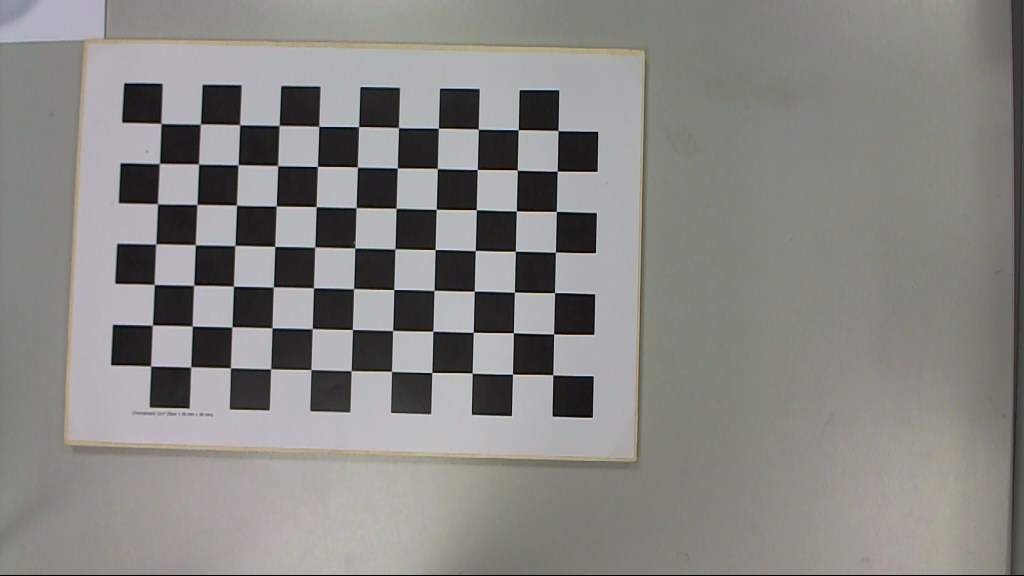
#> input picture images/left/Im_L_1.png, 1024 x 576 px, found by its file name
$ python check_chessboard_detection.py
#> lines starting #> are read from the running program, lines starting #| are printed output that depends on the picture
import cv2
import numpy as np

# Path to one of your calibration images
img_path = "images/left/Im_l_1.png"
pattern_size = (9, 6)  # inner corners

# Load image
img = cv2.imread(img_path)
#> img is the input picture: shape (576, 1024, 3); mean B, G, R 131.2, 134.2, 135.4
if img is None:
    raise FileNotFoundError(f"Image not found: {img_path}")

gray = cv2.cvtColor(img, cv2.COLOR_BGR2GRAY)
gray = cv2.equalizeHist(gray)  # enhance contrast
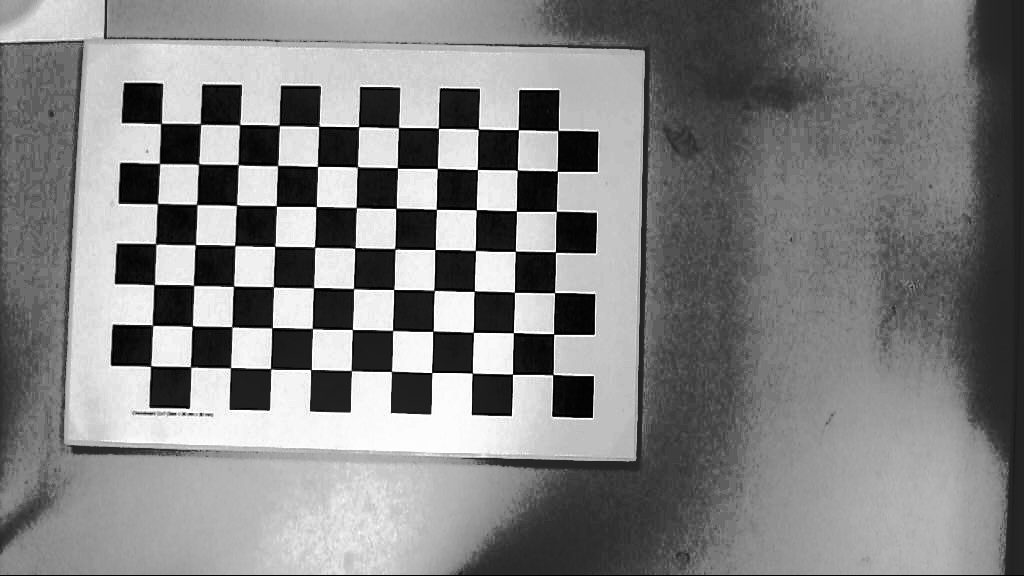
#> gray: shape (576, 1024); min 0, max 255, mean 129.6

flags = cv2.CALIB_CB_ADAPTIVE_THRESH + cv2.CALIB_CB_NORMALIZE_IMAGE + cv2.CALIB_CB_FAST_CHECK

found = False
for i, rot in enumerate([0, cv2.ROTATE_90_CLOCKWISE, cv2.ROTATE_180, cv2.ROTATE_90_COUNTERCLOCKWISE]):
    if rot != 0:
        rotated = cv2.rotate(gray, rot)
    else:
        rotated = gray.copy()

    f, corners = cv2.findChessboardCorners(rotated, pattern_size, flags)
    print(f"Rotation {i}: Found={f}")

    if f:
        found = True
        # visualize detection
        vis = cv2.cvtColor(rotated, cv2.COLOR_GRAY2BGR)
        cv2.drawChessboardCorners(vis, pattern_size, corners, f)
        cv2.imshow("Detected Chessboard", vis)
        cv2.waitKey(0)
        break
#> this loop made 4 passes
#| Rotation 0: Found=False
#| Rotation 1: Found=False
#| Rotation 2: Found=False
#| Rotation 3: Found=False
#> pass 3, `rotated = cv2.rotate(gray, rot)`:
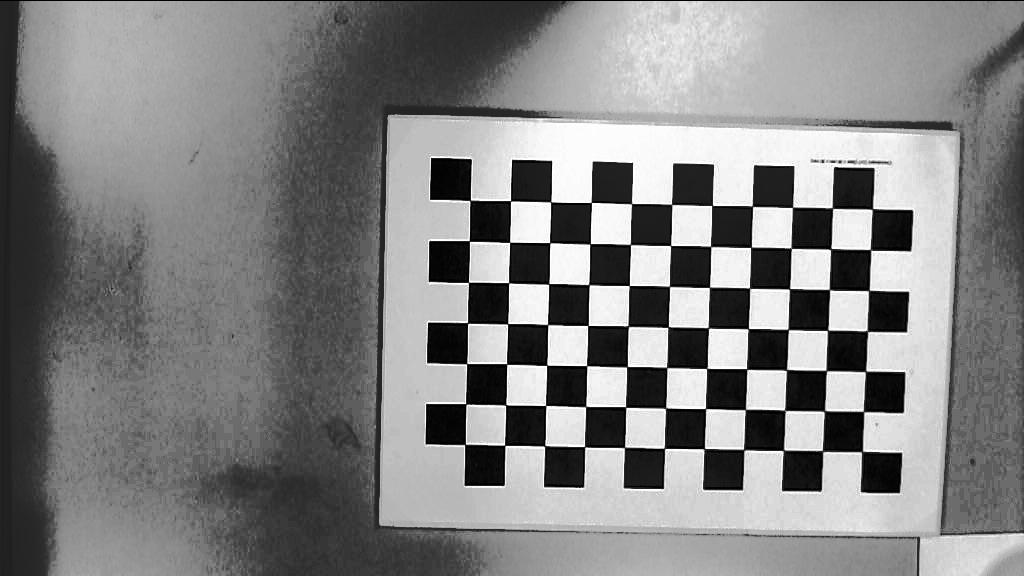
#> rotated: shape (576, 1024); min 0, max 255, mean 129.6
#> after the loop:
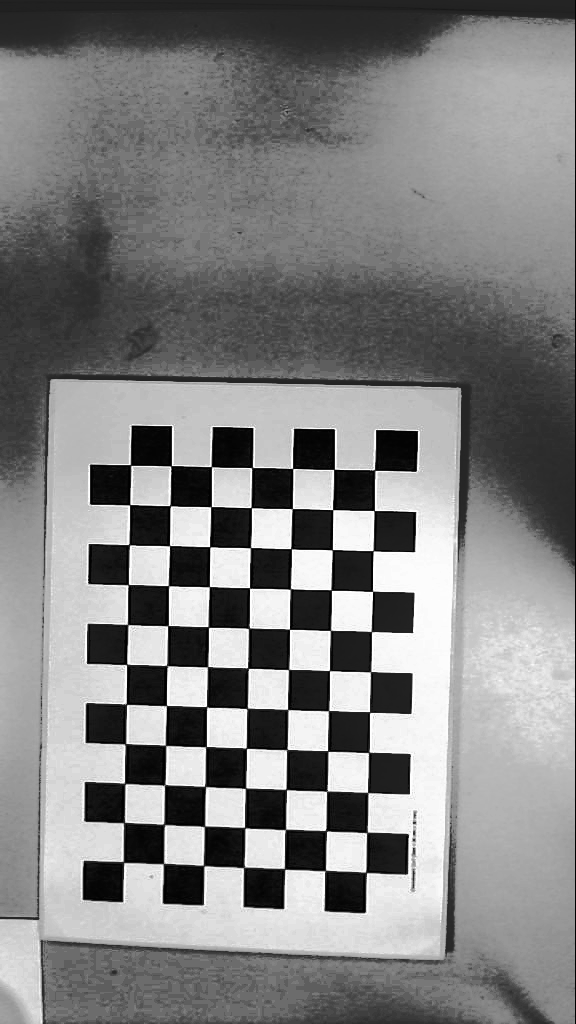
#> rotated: shape (1024, 576); min 0, max 255, mean 129.6

if not found:
    print("❌ Chessboard still not detected. Try adjusting brightness or using a smaller pattern size (e.g. (8,5)).")

cv2.destroyAllWindows()

$ run again, with images/left/Im_L_11.png copied over images/left/Im_L_1.png
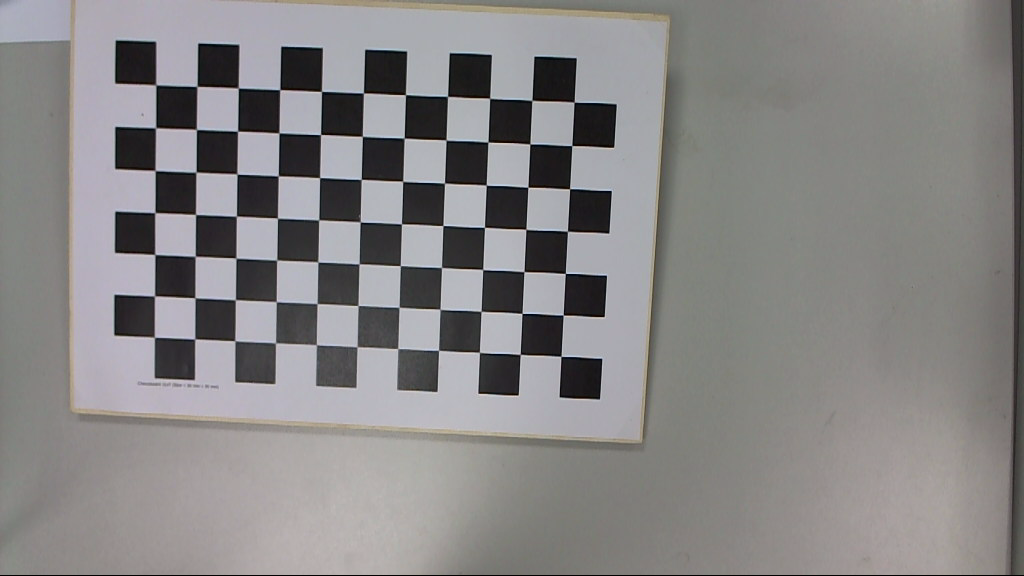
#> input picture images/left/Im_L_11.png, 1024 x 576 px, found by its file name
#> img is the input picture: shape (576, 1024, 3); mean B, G, R 133.3, 133.1, 134.9
#> `gray = cv2.equalizeHist(gray)`:
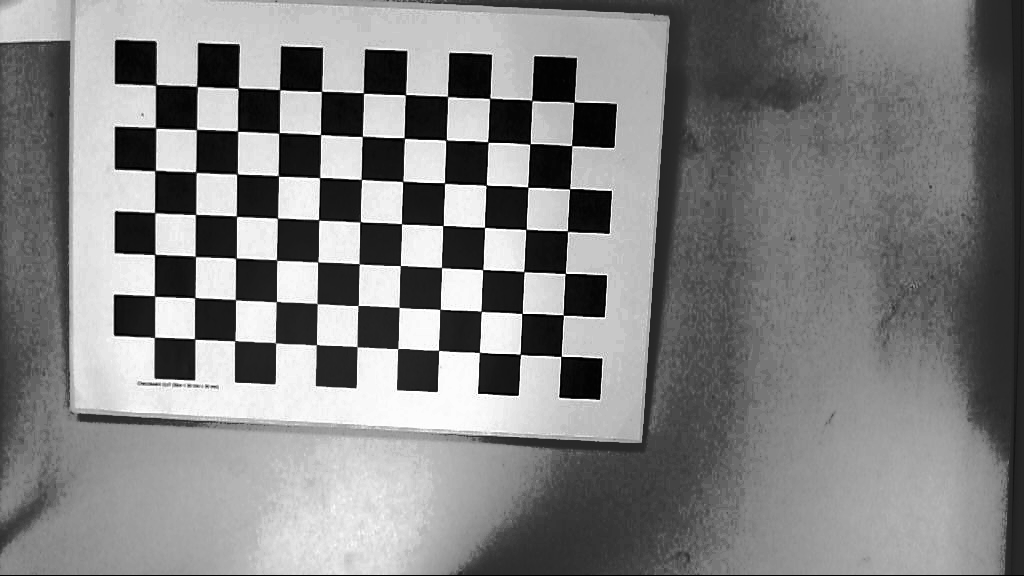
#> gray: shape (576, 1024); min 0, max 255, mean 129.2
#> the loop `for i, rot in enumerate([0, cv2.ROTATE_90_CLOCKWISE, cv2.ROTATE_180, c..` made 4 passes
#| Rotation 0: Found=False
#| Rotation 1: Found=False
#| Rotation 2: Found=False
#| Rotation 3: Found=False
#> after the loop `for i, rot in enumerate([0, cv2.ROTATE_90_CLOCKWISE, cv2.ROTATE_180, c..`:
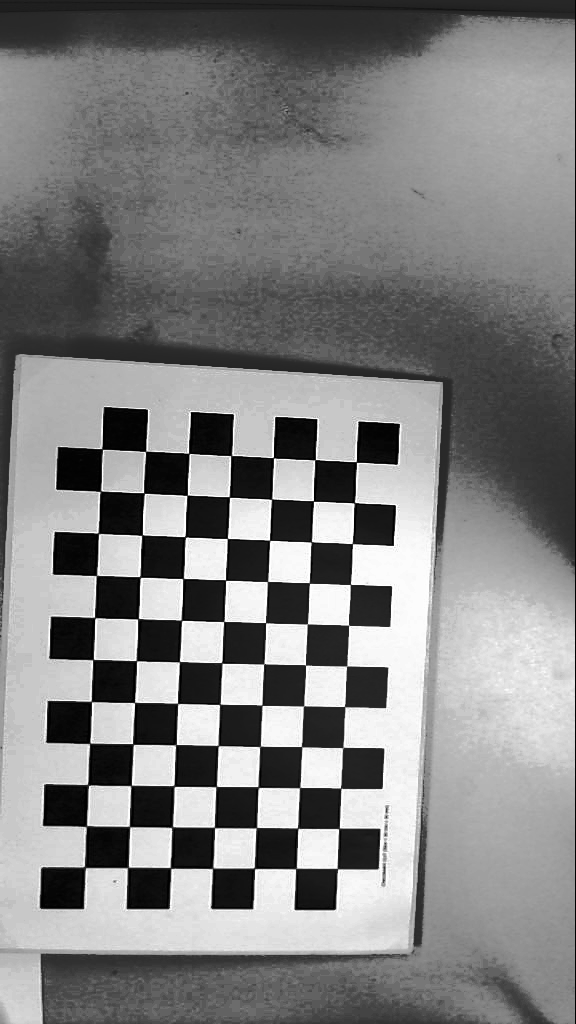
#> rotated: shape (1024, 576); min 0, max 255, mean 129.2

$ run again, with images/left/Im_L_12.png copied over images/left/Im_L_1.png
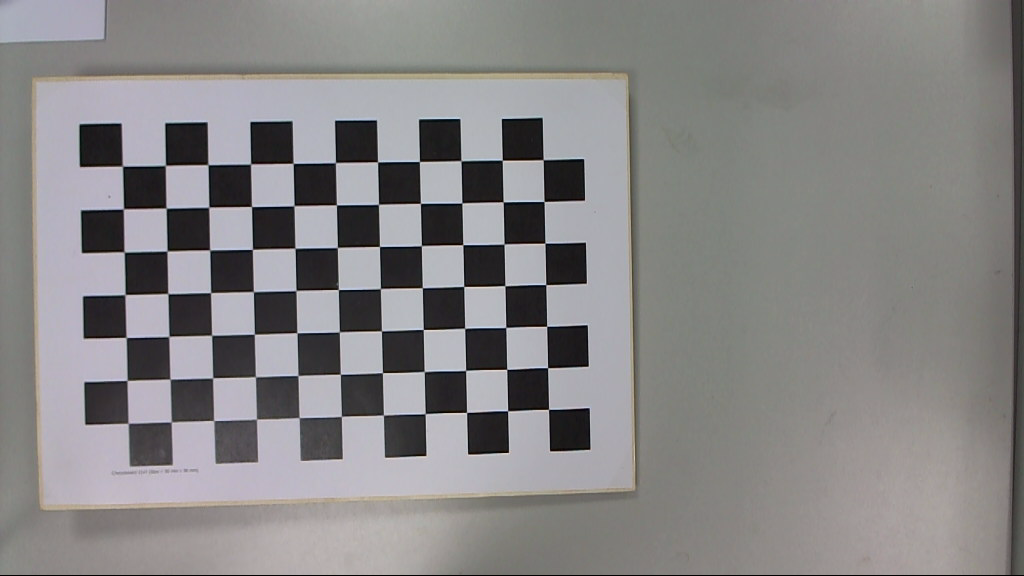
#> input picture images/left/Im_L_12.png, 1024 x 576 px, found by its file name
#> img is the input picture: shape (576, 1024, 3); mean B, G, R 133.2, 132.8, 134.5
#> `gray = cv2.equalizeHist(gray)`:
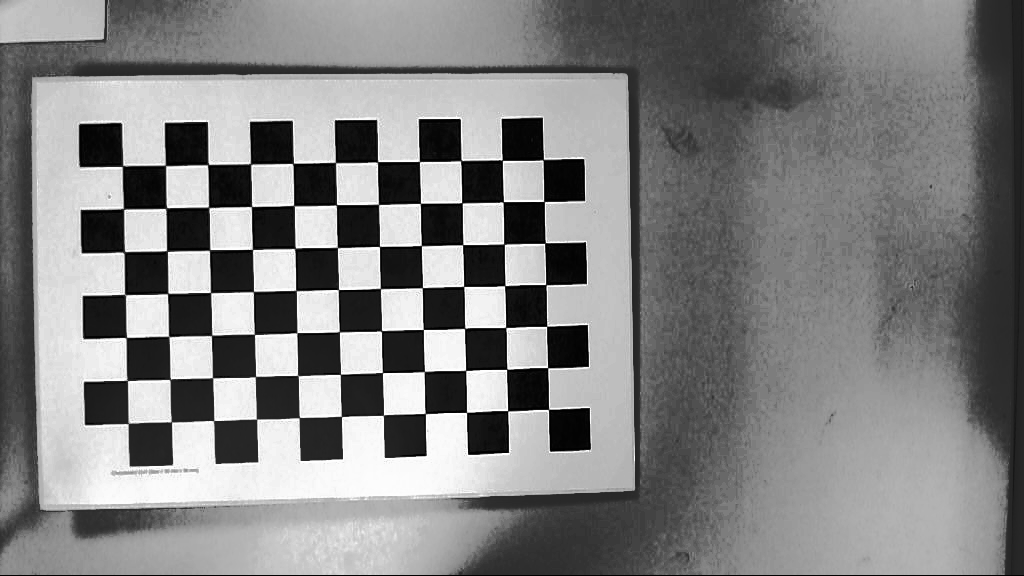
#> gray: shape (576, 1024); min 0, max 255, mean 129.2
#> the loop `for i, rot in enumerate([0, cv2.ROTATE_90_CLOCKWISE, cv2.ROTATE_180, c..` made 4 passes
#| Rotation 0: Found=False
#| Rotation 1: Found=False
#| Rotation 2: Found=False
#| Rotation 3: Found=False
#> after the loop `for i, rot in enumerate([0, cv2.ROTATE_90_CLOCKWISE, cv2.ROTATE_180, c..`:
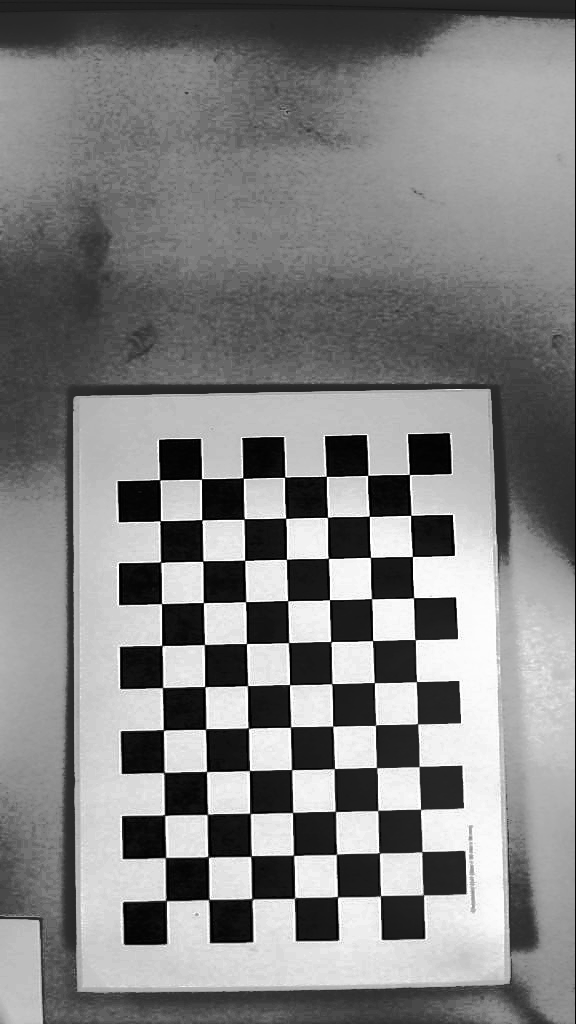
#> rotated: shape (1024, 576); min 0, max 255, mean 129.2
